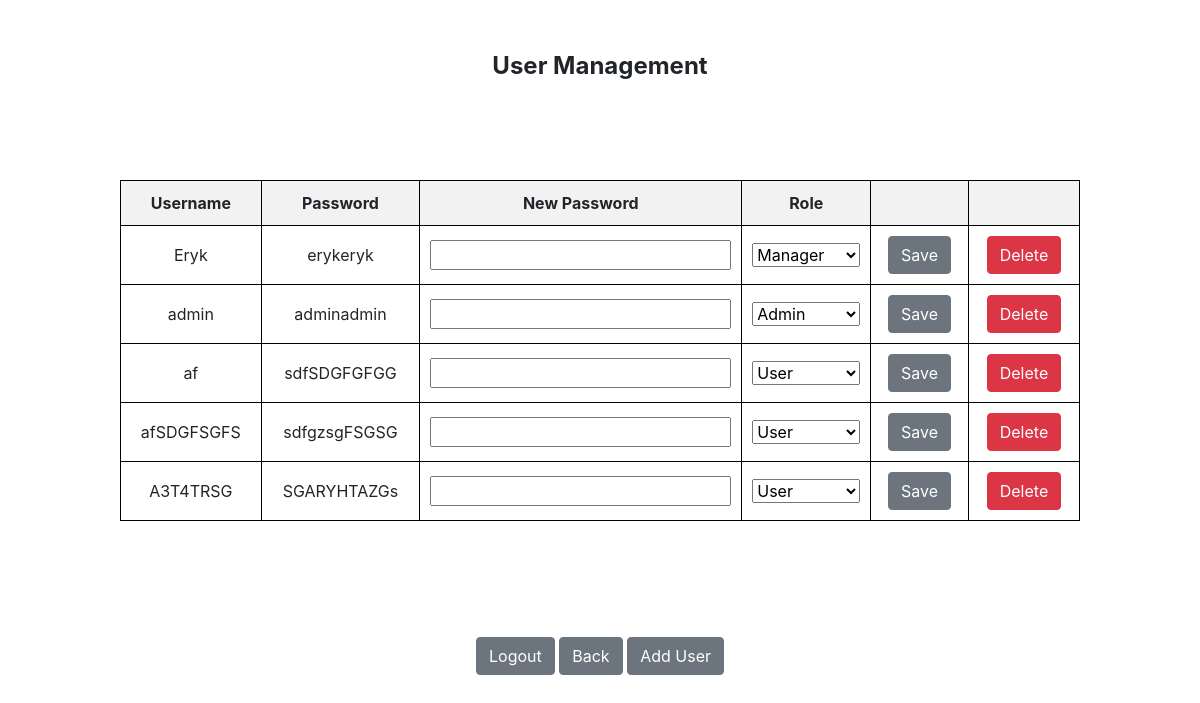
The page /user_management (signed in) on the database its author committed.
### tables this page shows
CREATE TABLE credentials (
    id INTEGER PRIMARY KEY AUTOINCREMENT,
    username TEXT UNIQUE NOT NULL,
    password TEXT NOT NULL,
    role TEXT NOT NULL
);

### app.py (the view)
@app.route('/user_management')
def user_management():
    if 'username' in session and session['role'] == 'admin':
        conn = sqlite3.connect(DATABASE)
        cursor = conn.cursor()
        cursor.execute("SELECT username, password, role FROM credentials")
        users = cursor.fetchall()
        conn.close()
        return render_template('user_management.html', users=users)
    else:
        return redirect(url_for('login'))

### app.py (called while the page is built)
@app.teardown_appcontext
def close_connection(exception):
    db = getattr(g, '_database', None)
    if db is not None:
        db.close()

### templates/user_management.html (shortened to what this page needs)
<!DOCTYPE html>
<html lang="en">
<head>
    <link href="https://stackpath.bootstrapcdn.com/bootstrap/4.5.2/css/bootstrap.min.css" rel="stylesheet">
</head>
<body>
    <br><br>
    <div style="text-align: center; font-size: 24px; font-weight: bold;"> User Management </div>
    <br><br><br><br>
    <div>
        <table class="user-management-table">
            <thead>
                <tr>
                    <th>Username</th>
                    <th>Password</th>
                    <th>New Password</th>
                    <th>Role</th>
                    <th></th>
                    <th></th>
                </tr>
            </thead>
            <tbody>
                {% for user in users %}
                <tr>
                    <td>{{ user[0] }}</td>
                    <td>{{ user[1] }}</td>
                    <td>
                        <form action="/update_user" method="post" style="display: inline;">
                            <input type="password" name="newpassword" class="form-input">
                        </form>
                    </td>
                    <td>
                        <select name="role" class="form-input">
                            <option value="admin" {% if user[2] == 'admin' %}selected{% endif %}>Admin</option>
                            <option value="manager" {% if user[2] == 'manager' %}selected{% endif %}>Manager</option>
                            <option value="user" {% if user[2] not in ['admin', 'manager'] %}selected{% endif %}>User</option>
                        </select>
                    </td>
                    <td>
                        <button type="submit"class="btn btn-secondary">Save</button>
                    </td>
                    <td>
                        <button type="button" class="btn btn-danger" data-toggle="modal" data-target="#confirmDeleteModal" data-username="{{ user[0] }}">
                            Delete
                        </button>
                    </td>
                </tr>
                {% endfor %}
            </tbody>
        </table>
    </div>
    <br><br><br><br>
    <div class="bottom-buttons">
        <form action="/logout" method="get" style="display: inline;">
            <button type="submit"class="btn btn-secondary">Logout</button>
        </form>
        <form action="{% if session['role'] == 'admin' %}/admin_logged_in{% else %}/logout{% endif %}" method="get" style="display: inline;">
            <button type="submit"class="btn btn-secondary">Back</button>
        </form>
        <form action="/admin_register" method="get" style="display: inline;">
            <button type="submit"class="btn btn-secondary">Add User</button>
        </form>
    </div>
</body>
</html>

### templates/user_management.html (style rules this page uses)
.user-management-table { width: 80%; margin: 0 auto; border-collapse: collapse; }
.user-management-table th, .user-management-table td { border: 1px solid black; padding: 10px; text-align: center; }
.user-management-table th { background-color: #f2f2f2; }
.form-input { width: 100%; }
.bottom-buttons { text-align: center; margin-top: 20px; }

### rows shown on the page
credentials: username "Eryk", password "erykeryk", role "Manager"
credentials: username "admin", password "adminadmin", role "Admin"
credentials: username "af", password "sdfSDGFGFGG", role "User"
credentials: username "afSDGFSGFS", password "sdfgzsgFSGSG", role "User"
credentials: username "A3T4TRSG", password "SGARYHTAZGs", role "User"
